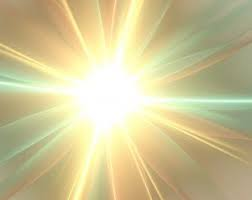
#> input picture codes/hist/images/bright.jpeg, 252 x 200 px, given in place of video2.MP4, which was not available
$ python finding_weed.py   (older library calls are emulated)
#> lines starting #> are read from the running program, lines starting #| are printed output that depends on the picture; after the words box and inside, x2 and y2 are one past the last pixel; in counts of white or black regions, pixels touching at a corner belong together; pictures that were not available may be replaced by others from this repository, and a replacement may not be noted
### trab_final/image_processing/processing_pipeline.py
import cv2
import numpy as np
import os
from matplotlib import pyplot as plt


class ImageProcessingPipeline:
    def __init__(self):
        self.images = []


    # equalization

    def equalize_histogram(self): # equalization
        for i in np.arange(len(self.images)):
            self.images[i] = cv2.equalizeHist(self.images[i])

    # [4 lines left out: function equalize_clahe, not called in this run]


    # filters

    def filter_median(self, kernel_size):
        for i in np.arange(len(self.images)):
            self.images[i] = cv2.medianBlur(self.images[i], kernel_size)

    def filter_gauss(self, kernel_size):
        for i in np.arange(len(self.images)):
            self.images[i] = cv2.GaussianBlur(self.images[i], (kernel_size, kernel_size), 0)

    def filter_mean(self, kernel_size):
        for i in np.arange(len(self.images)):
            self.images[i] = cv2.blur(self.images[i], (kernel_size, kernel_size), 0)


    # binary conversion

    def conversion_grayscale(self):
        for i in np.arange(len(self.images)):
            self.images[i] = cv2.cvtColor(self.images[i], cv2.COLOR_BGR2GRAY)

    def conversion_binary_threshold(self, thresh):
        for i in np.arange(len(self.images)):
            _, self.images[i] = cv2.threshold(self.images[i], thresh, 255, cv2.THRESH_BINARY)

    def conversion_binary_otsu(self):
        for i in np.arange(len(self.images)):
            _, self.images[i] = cv2.threshold(self.images[i], 0, 255, cv2.THRESH_BINARY + cv2.THRESH_OTSU)

    def conversion_binary_adaptive(self):
        for i in np.arange(len(self.images)):
            self.images[i] = cv2.adaptiveThreshold(self.images[i], 255, cv2.ADAPTIVE_THRESH_MEAN_C, cv2.THRESH_BINARY, 11, 2)

    def conversion_binary_triangle(self):
        for i in np.arange(len(self.images)):
            _, self.images[i] = cv2.threshold(self.images[i], 0, 255, cv2.THRESH_BINARY + cv2.THRESH_TRIANGLE)

    def conversion_binary_yen(self):
        for i in np.arange(len(self.images)):
            _, self.images[i] = cv2.threshold(self.images[i], 0, 255, cv2.THRESH_BINARY + cv2.THRESH_OTSU)

    def conversion_binary_mean_adaptive(self):
        for i in np.arange(len(self.images)):
            self.images[i] = cv2.adaptiveThreshold(self.images[i], 255, cv2.ADAPTIVE_THRESH_MEAN_C, cv2.THRESH_BINARY, 11, 2)

    def conversion_binary_gaussian_adaptive(self):
        for i in np.arange(len(self.images)):
            self.images[i] = cv2.adaptiveThreshold(self.images[i], 255, cv2.ADAPTIVE_THRESH_GAUSSIAN_C, cv2.THRESH_BINARY, 11, 2)

    # color

    def conversion_bgr2hsv(self):
        for i in np.arange(len(self.images)):
            self.images[i] = cv2.cvtColor(self.images[i], cv2.COLOR_BGR2HSV)

    def conversion_bgr2hls(self):
        for i in np.arange(len(self.images)):
            self.images[i] = cv2.cvtColor(self.images[i], cv2.COLOR_BGR2HLS)

    def conversion_bgr2rgb(self):
        for i in np.arange(len(self.images)):
            self.images[i] = cv2.cvtColor(self.images[i], cv2.COLOR_BGR2RGB)

    def conversion_hsv2bgr(self):
        for i in np.arange(len(self.images)):
            self.images[i] = cv2.cvtColor(self.images[i], cv2.COLOR_HSV2BGR)


    # segmentation using color masks

    def color_mask_hsv(self, lower, upper):
        # conver images to hsv
        self.conversion_bgr2hsv()
        # create mask
        for i in np.arange(len(self.images)):
            masked_image = cv2.bitwise_and(self.images[i], self.images[i], mask=cv2.inRange(self.images[i], lower, upper))
            masked_image = cv2.cvtColor(masked_image, cv2.COLOR_HSV2BGR)
            self.images[i] = masked_image


    # edge detection / enhancement

    def edge_sobel(self, ksize=5):
        for i in np.arange(len(self.images)):
            self.images[i] = cv2.Sobel(self.images[i], cv2.CV_64F, 1, 1, ksize=5)


    # [63 lines left out: functions paint_8_connected, paint_n_connected, edge_enhancement_raul, not called in this run]

    def edge_detection_canny(self):
        for i in np.arange(len(self.images)):
            self.images[i] = cv2.Canny(self.images[i], 100, 200)


    # morphology

    # [4 lines left out: function morph_dilation, not called in this run]

    def morph_erosion(self, niter=1, ksize=5):
        kernel = np.ones((ksize,ksize),np.uint8)
        for i in np.arange(len(self.images)):
            self.images[i] = cv2.erode(self.images[i], kernel, iterations=niter)

    def morph_opening(self, niter=1, ksize=5):
        kernel = np.ones((ksize,ksize),np.uint8)
        for i in np.arange(len(self.images)):
            self.images[i] = cv2.morphologyEx(self.images[i], cv2.MORPH_OPEN, kernel, iterations=niter)

    # [37 lines left out: functions morph_closing, load_and_resize_images, load_and_resize_by_scale_images, load_images, not called in this run]


    def set_images(self, images):
        self.images = images

    def resize_by_scale(self, scale):
        for i in np.arange(len(self.images)):
            self.images[i] = cv2.resize(self.images[i], None, fx=scale, fy=scale, interpolation=cv2.INTER_CUBIC)

    def resize_by_size(self, target_size):
        for i in np.arange(len(self.images)):
            self.images[i] = cv2.resize(self.images[i], target_size, interpolation=cv2.INTER_CUBIC)


    # plotting images

    # [22 lines left out: functions plot_images, test, not called in this run]


def main():
    test()

# [2 lines that do not run on import are left out]

### trab_final/image_processing/finding_weed.py
import numpy as np
from matplotlib import pyplot as plt
import cv2
from processing_pipeline import ImageProcessingPipeline


def find_weed_point_density(images):

    scale = 0.2

    pipeline = ImageProcessingPipeline()


    # pipeline.load_images('./images/')
    pipeline.images = images.copy()

    images = pipeline.images.copy()

    pipeline.filter_gauss(5)

    lower_green = np.array([36, 25, 25])
    upper_green = np.array([86, 255, 255])
    pipeline.color_mask_hsv(lower_green, upper_green)


    pipeline.morph_opening(ksize=5)
    pipeline.morph_erosion(ksize=5)


    pipeline.conversion_grayscale()
    pipeline.conversion_binary_otsu()
    pipeline.morph_opening()
    pipeline.edge_detection_canny()


    # density
    # Define the block size
    block_size = 150
    # Define the threshold for white pixels in the block
    threshold = 1000
    for idx in range(len(pipeline.images)):
        # Define a list to keep track of the blocks with more white pixels than the threshold
        blocks = []
        # Iterate through the binary image to find blocks with more white pixels than the threshold
        height, width = pipeline.images[idx].shape
        for i in range(0, height-block_size, block_size):
            for j in range(0, width-block_size, block_size):
                block = pipeline.images[idx][i:i+block_size, j:j+block_size]
                if cv2.countNonZero(block) > threshold:
                    # Check if the block has at least one neighbor that also has more white pixels than the threshold
                    has_neighbor = False
                    for x in range(max(i-block_size, 0), min(i+2*block_size, height-block_size), block_size):
                        for y in range(max(j-block_size, 0), min(j+2*block_size, width-block_size), block_size):
                            if x == i and y == j:
                                continue
                            neighbor = pipeline.images[idx][x:x+block_size, y:y+block_size]
                            if cv2.countNonZero(neighbor) > threshold:
                                has_neighbor = True
                                break
                        if has_neighbor:
                            break

                    # If the block has at least one neighbor, add it to the list of blocks to plot
                    if has_neighbor:
                        blocks.append((i, j))
                        print(f"Block found at ({i}, {j}) with {cv2.countNonZero(block)} white pixels")

        # Plot the red rectangles only for the blocks with at least one neighbor
        for block in blocks:
            i, j = block
            cv2.rectangle(images[idx], (j, i), (j+block_size, i+block_size), (0, 0, 255), 10)

    pipeline.images = images

    pipeline.resize_by_size((640, 640))

    # pipeline.plot_images()
    return pipeline.images


def alternative():
    pipeline = ImageProcessingPipeline()

    # loading
    pipeline.load_and_resize_images('./images/', (640, 640))
    # pipeline.plot_images()

    # filter
    pipeline.filter_median(3)
    # pipeline.plot_images()

    # green colors only
    lower_green = np.array([25, 40, 40])
    upper_green = np.array([90, 255, 255])
    pipeline.color_mask_hsv(lower_green, upper_green)
    # pipeline.plot_images()

    # convert to grayscale
    pipeline.conversion_grayscale()
    pipeline.plot_images()

    # morph open
    pipeline.morph_dilation()
    pipeline.plot_images()

    # canny edge detection
    pipeline.edge_detection_canny()
    pipeline.plot_images()


def find_weed_on_video():
    cap = cv2.VideoCapture("./videos/video2.MP4")

    scale = 0.2


    # Loop through the frames of the video
    while True:
        ret, frame = cap.read()
#> frame is the input picture: shape (200, 252, 3); mean B, G, R 150, 196.6, 205.9
        if not ret:
            break

        images = [frame.copy()]
        images = find_weed_point_density(images)
#> in find_weed_point_density, `pipeline.images = images.copy()`: pipeline.images = 1 item
#> the loop in filter_gauss, `for i in np.arange(len(self.images)):` made 1 pass
#> the loop in conversion_bgr2hsv, `for i in np.arange(len(self.images)):` made 1 pass
#> the loop in color_mask_hsv, `for i in np.arange(len(self.images)):` made 1 pass
#> pass 1, in color_mask_hsv, `masked_image = cv2.bitwise_and(self.images[i], self.images[i], mask=cv..`:
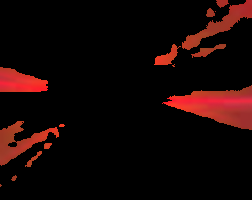
#> masked_image: shape (200, 252, 3); mean of channels 0, 1, 2 5, 6.2, 22.2; drawn as B, G, R
#> pass 1, in color_mask_hsv, `masked_image = cv2.cvtColor(masked_image, cv2.COLOR_HSV2BGR)`:
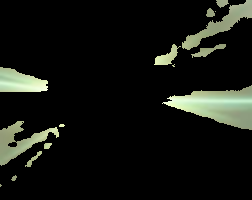
#> masked_image: shape (200, 252, 3); mean B, G, R 17.6, 22.2, 20.1
#> the loop in morph_opening, `for i in np.arange(len(self.images)):` made 1 pass
#> the loop in morph_erosion, `for i in np.arange(len(self.images)):` made 1 pass
#> the loop in conversion_grayscale, `for i in np.arange(len(self.images)):` made 1 pass
#> the loop in conversion_binary_otsu, `for i in np.arange(len(self.images)):` made 1 pass
#> the loop in morph_opening (call 2), `for i in np.arange(len(self.images)):` made 1 pass
#> the loop in edge_detection_canny, `for i in np.arange(len(self.images)):` made 1 pass
#> the loop in find_weed_point_density, `for idx in range(len(pipeline.images)):` made 1 pass
#> (height, width) on pass 1: (200, 252)
#> after the loop in find_weed_point_density, `for idx in range(len(pipeline.images)):`:
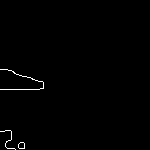
#> block: shape (150, 150); 0.69% white in thin lines or dots, all inside (x1, y1, x2, y2) = (0, 69, 44, 150)
#> the loop in resize_by_size, `for i in np.arange(len(self.images)):` made 1 pass
#> images = 1 item


        # Show the original image and the mask with edges and contours in different windows
        frame = cv2.resize(frame, (640, 640))
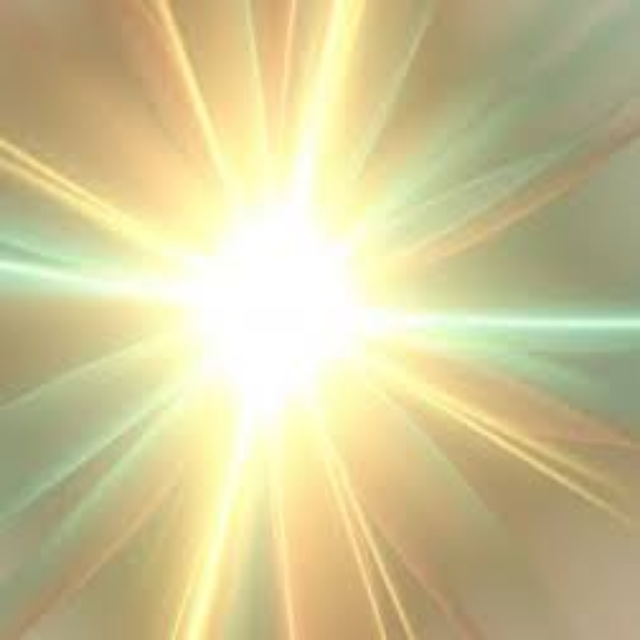
#> frame: shape (640, 640, 3); mean B, G, R 149.9, 196.5, 205.8

        cv2.imshow("Original", frame)
        cv2.imshow("Detection", images[0])

        if cv2.waitKey(1) & 0xFF == ord('q'):
#> (key q is pressed here)
            break


if __name__ == '__main__':
    find_weed_on_video()

$ run again, on codes/hist/images/sunset.jpg
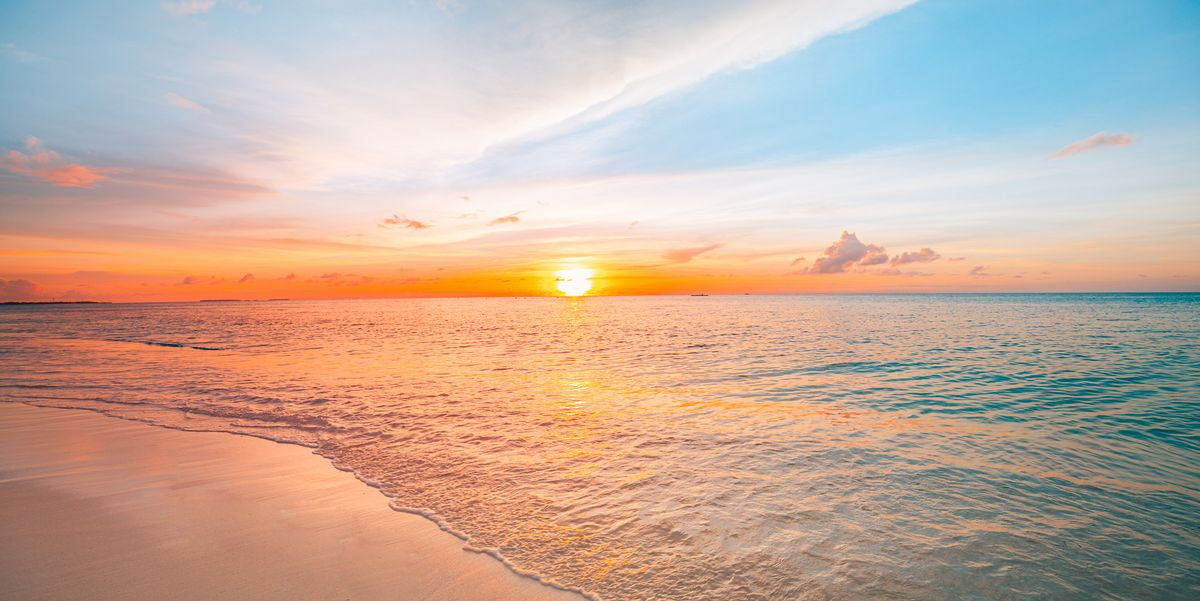
#> input picture codes/hist/images/sunset.jpg, 1200 x 601 px, given in place of video2.MP4, which was not available
#> in find_weed_on_video, frame is the input picture: shape (601, 1200, 3); mean B, G, R 158.3, 172.7, 196.5
#> pipeline.images = 1 item
#> the loop in filter_gauss, `for i in np.arange(len(self.images)):` made 1 pass
#> the loop in conversion_bgr2hsv, `for i in np.arange(len(self.images)):` made 1 pass
#> the loop in color_mask_hsv, `for i in np.arange(len(self.images)):` made 1 pass
#> the loop in morph_opening, `for i in np.arange(len(self.images)):` made 1 pass
#> the loop in morph_erosion, `for i in np.arange(len(self.images)):` made 1 pass
#> the loop in conversion_grayscale, `for i in np.arange(len(self.images)):` made 1 pass
#> the loop in conversion_binary_otsu, `for i in np.arange(len(self.images)):` made 1 pass
#> the loop in morph_opening (call 2), `for i in np.arange(len(self.images)):` made 1 pass
#> the loop in edge_detection_canny, `for i in np.arange(len(self.images)):` made 1 pass
#> the loop in find_weed_point_density, `for idx in range(len(pipeline.images)):` made 1 pass
#> (height, width) on pass 1: (601, 1200)
#> after the loop in find_weed_point_density, `for idx in range(len(pipeline.images)):`:
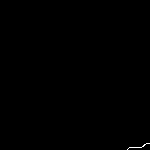
#> block: shape (150, 150); 0.11% white in thin lines or dots, all inside (x1, y1, x2, y2) = (127, 143, 150, 150)
#> the loop in resize_by_size, `for i in np.arange(len(self.images)):` made 1 pass
#> in find_weed_on_video, `frame = cv2.resize(frame, (640, 640))`:
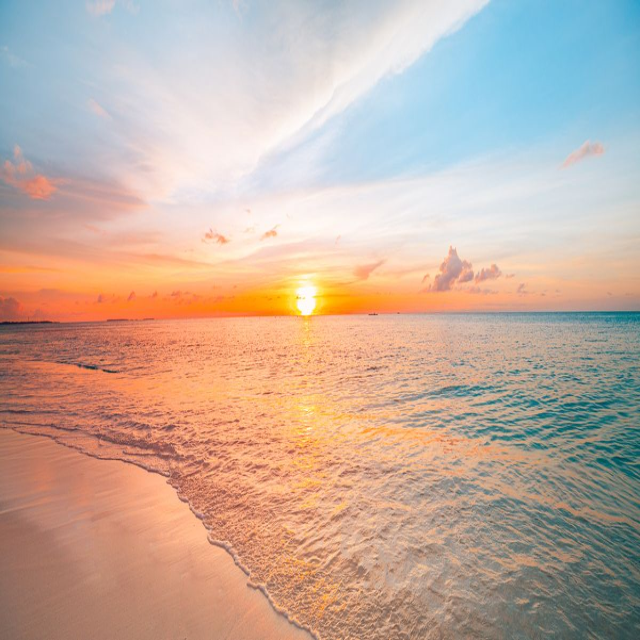
#> frame: shape (640, 640, 3); mean B, G, R 158.2, 172.6, 196.4
